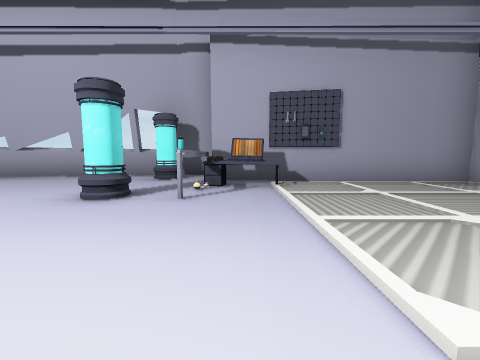
view 1 (above)

17 first-person views from a walk through a scene from a Unity 3-D project. The camera is 1.2 m above the floor, tilts 6° down and sees 90° across. The floor is counted in squares, 2 m on a side. Each view is taken from the middle of a square. On the plan, view 1 faces up. The plan holds only what a view shows up to about 9 squares ahead; the rest is blank. The place goes on beyond the plan. Some animated figures are not drawn. Door leaves are left out, so doorways stand open. Some surface patterns are stand-ins.

view 2
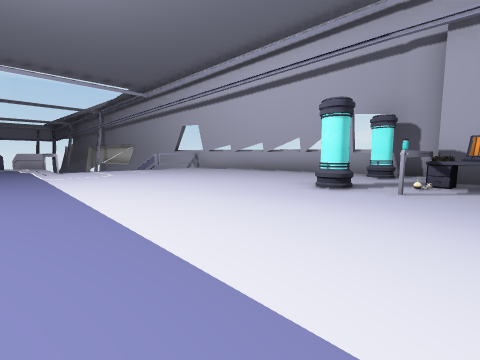

view 3
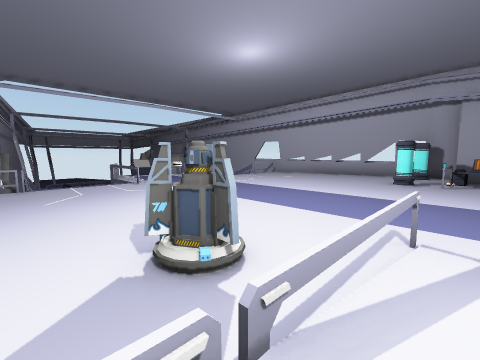

view 4
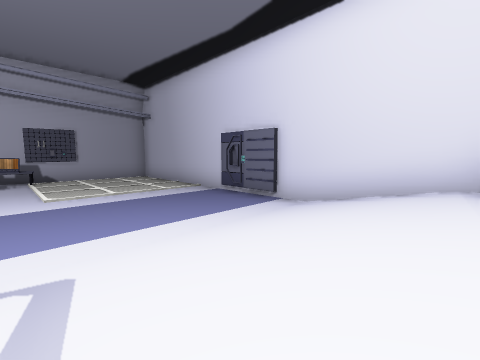

view 5
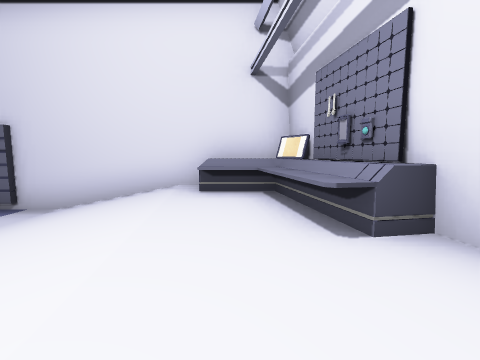

view 6
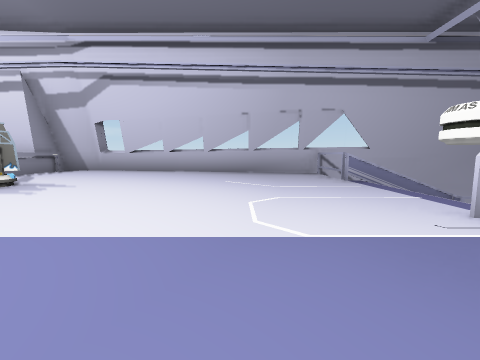

view 7
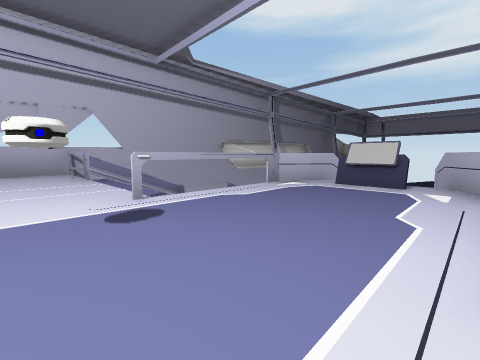

view 8
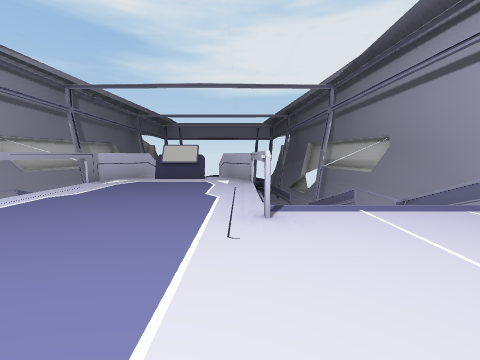

view 9
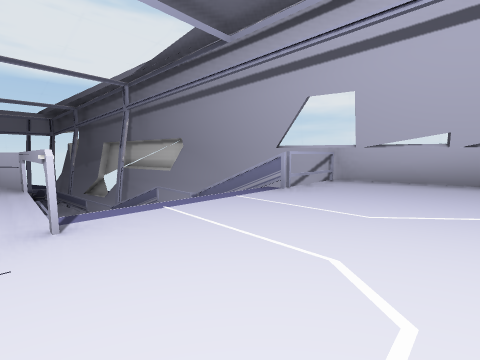

view 10
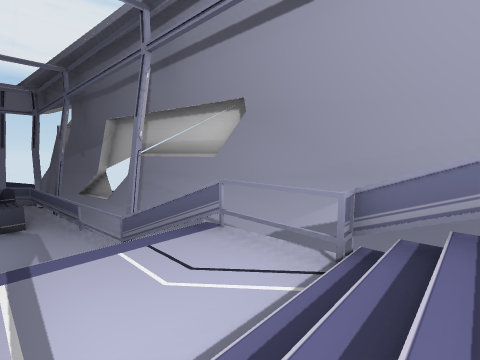

view 11
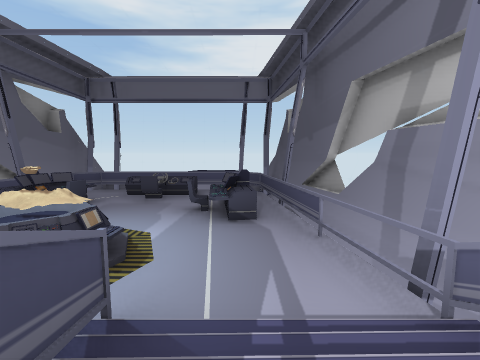

view 12
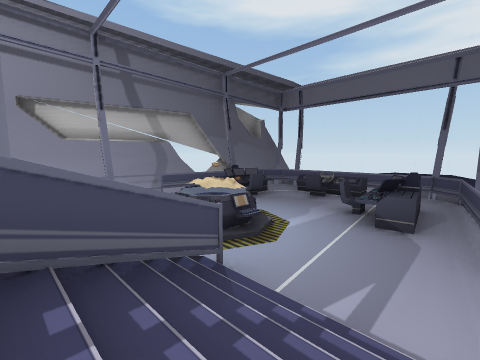

view 13
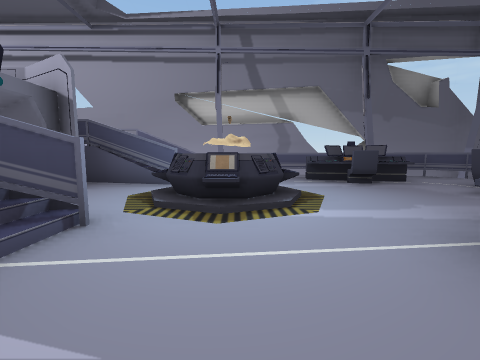

view 14
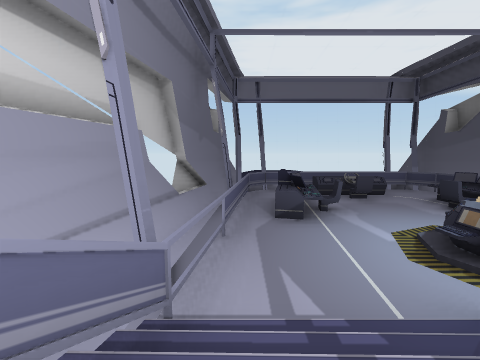

view 15
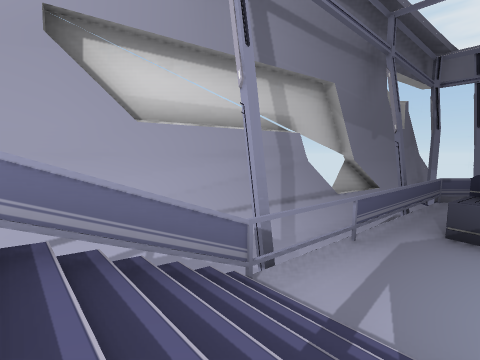

view 16
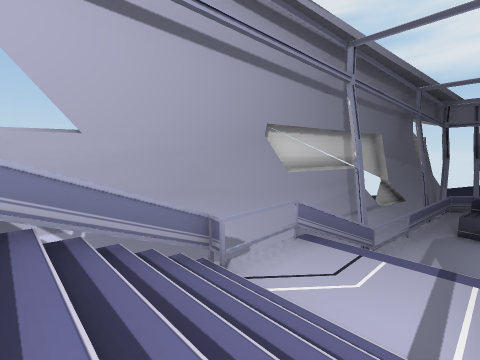

view 17
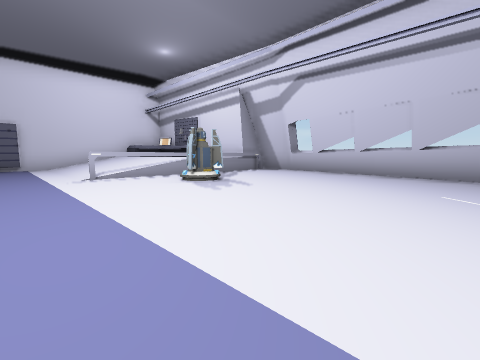

### Floor plan
Key: @ floor where view 1 was taken; # wall or solid block; . main floor; : floor 1 m higher than the main floor; - floor 2 m lower than the main floor; _ floor 3.5 m lower than the main floor; < floor 28 m lower than the main floor; / step, stairs or slope; D open door; = window, fence, low wall or low ledge; ^ raised ledge; v drop or lower ground; O other object.
Columns run from 25 left of view 1 to 5 right of it. Each row starts with its distance up from view 1.
  7                    ^#####
  6               #####....O######
  5         v#####^^........OO...##
  4    v=#####v   ^^........O.....
  3  ###vvv<vv##-///.......O......
  2  #=##vv___//////..............#
  1  v#__OO___//////..............#
  0   #__O____###............@....#
 -1   vO____O/_DO.................#
 -2   vOO___OO_DO....O............#
 -3   vOOO____###.................#
 -4  vv# OO___//////........./////#
 -5 =#vv#vv___//////.......O./////#
 -6  ###vvv  v##-///.......O.///::#
 -7    v==####v   ^^.........::::O#
 -8    vvv  v#####^^.........::OOO#
 -9               ######.....###
-10                    #######

Positions as (right, up) in squares from view 1, and headings:
1: (0, 0), facing up
2: (0, -1), facing up-left
3: (0, -7), facing up-left
4: (0, -6), facing up-right
5: (0, -7), facing right
6: (-7, -1), facing down
7: (-8, 0), facing down-left
8: (-7, 0), facing left
9: (-7, 0), facing up-left
10: (-11, 1), facing up-left
11: (-14, 1), facing left
12: (-14, 2), facing down-left
13: (-17, 2), facing down
14: (-14, -5), facing left
15: (-14, -4), facing down-left
16: (-10, -4), facing down-left
17: (-7, -2), facing down-right
